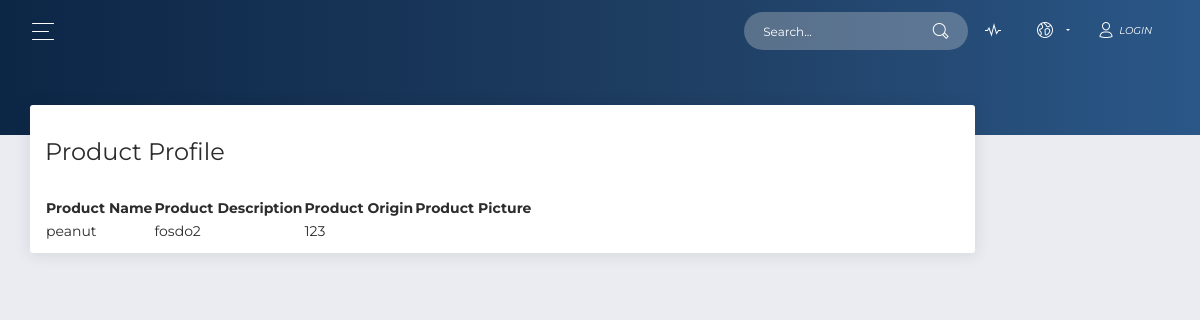
The app's page /public/product_public.php with its own data.
### tables this page shows
CREATE TABLE `product` (
  `ID` int(11) NOT NULL,
  `name` varchar(24) NOT NULL,
  `description` text NOT NULL,
  `pic` varchar(24) NOT NULL,
  `origin` int(11) NOT NULL
);

### app/view/view.php (called while the page is built, shortened)
<?php
abstract class View
{
    public function __construct($controller, $model)
    {
        $this->model = $model;
    }
}
?>

### app/model/products_model.php (called while the page is built, shortened)
<?php
require_once(__ROOT__ . "model/model.php");
require_once(__ROOT__ . "model/product_model.php");
class Products extends Model {
	private $products;
	private $db;
	function fillArray() {
		$this->products = array();
		$this->db = $this->connect();
		$result = $this->readProducts();
		while ($row = $result->fetch_assoc()) {
			array_push($this->products, new Product($row["ID"]));
		}
	}
	function getProducts() {
		return $this->products;
	}
	function readProducts(){
		$sql = "SELECT * FROM product ";
		$result = $this->db->query($sql);
		if ($result->num_rows > 0){
			return $result;
		}
		else {
			return false;
		}
	}
}

### app/model/product_model.php (called while the page is built, shortened)
<?php
  require_once(__ROOT__ . "model/model.php");
?>
<?php
class Product extends Model
{
  private $name;
  private $origin;
  private $description;
  public function getname()
  {
    return $this->name;
  }
  public function getorigin()
  {
    return $this->origin;
  }
  public function getdescription()
  {
    return $this->description;
  }
  function readProduct($ID)
  {
    $sql = "SELECT * FROM product where ID =" .$ID;
    $db = $this->connect();
    $result = $db->query($sql);
    if($result->num_rows == 1)
    {
      $row = $db->fetchRow();
      $this->name = $row["name"];
      $this->description = $row["description"];
      $this->origin = $row["origin"];
    }
    else
    {
      $this->name = "";
      $this->description = "";
      $this->origin = "";
    }
  }
  }
?>

### app/db/dbh.php (called while the page is built, shortened)
<?php
class DBh
{
    private $servername;
    private $username;
    private $password;
    private $dbname;
    private $conn;
	function __construct() {
		$this->servername = DB_SERVER;
		$this->username = DB_USER;
		$this->password = DB_PASS;
		$this->dbname = DB_DATABASE;
	}
    public function connect()
    {
        $this->conn = new mysqli($this->servername, $this->username, $this->password, $this->dbname);
        return $this->conn;
    }
    function query($sql)
    {
        if (!empty($sql))
        {
            $this->result = $this->conn->query($sql);
            return $this->result;
        }
        else
        {
            return false;
        }
    }
}
?>

### app/model/model.php (called while the page is built, shortened)
<?php
require_once("../app/db/dbh.php");
abstract class Model
{
    protected $dbh;
    protected $conn;
    public function connect()
    {
        if(null === $this->conn)
        {
            $this->dbh = new Dbh();
        }
        return $this->dbh;
    }
}
?>

### app/view/Product_view.php (the view)
<?php
require_once(__ROOT__ . "view/view.php");
class ViewProduct extends View{
	public function output(){
		$str = "";
		$str.="<table>";
		$str.="<tr><th>Product Name</th><th>Product Description</th><th>Product Origin</th><th>Product Picture</th></tr>";
		foreach($this->model->getProducts() as $Product){
			$str.="<tr>";
			$str.="<td>".$Product->getname() ."  </td> ";
			$str.="<td>" . $Product->getdescription() ."</td> ";
			$str.="<td>" . $Product->getorigin() ."</td> ";
			$str.="</tr>";
		}
		return $str;
	}
}
?>

### records on screen
product: name "peanut", description "fosdo2", origin "123"
